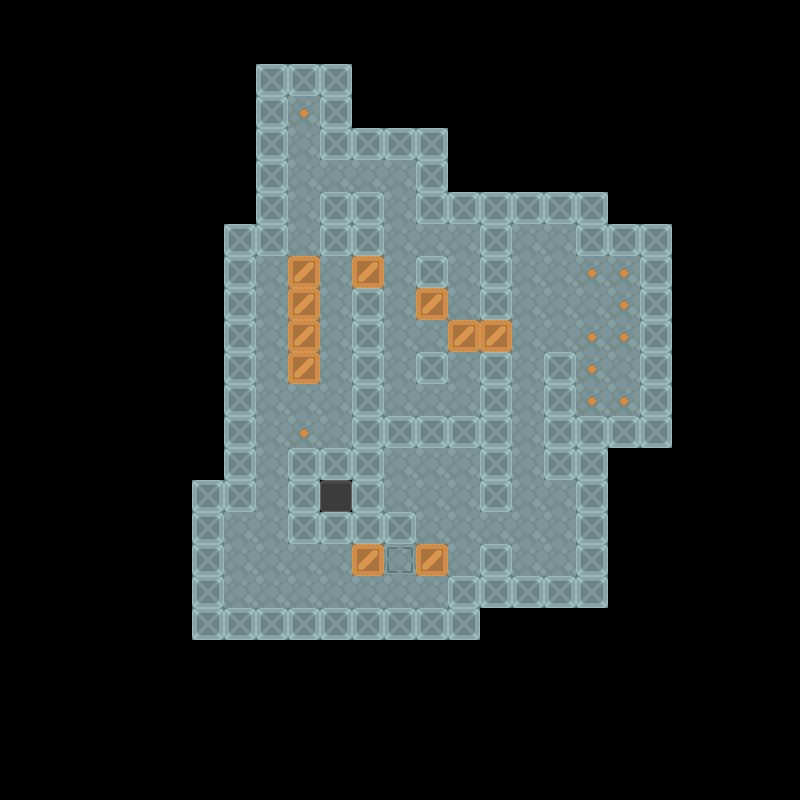

This game map was drawn from its Tiled (.tmx) file and the tilesets committed beside it. A one-line description and the trimmed map source follow:
An orthogonal 25x25 tile map with 32x32 px tiles, 5 tile layers (background, goals, walls, boxes, ...).

<map version="1.4" tiledversion="1.4.1" orientation="orthogonal" renderorder="right-down" width="25" height="25" tilewidth="32" tileheight="32" infinite="0" nextlayerid="6" nextobjectid="1">
 <tileset firstgid="1" name="sokoban_tilesheet" tilewidth="32" tileheight="32" tilecount="104" columns="13">
  <image source="../images/Tilesheet/sokoban_tilesheet.png" width="416" height="256" />
 </tileset>
 <layer id="3" name="background" width="25" height="25">
  <data>[625 cells, 200 non-empty, 2 distinct tile ids]</data>
 </layer>
 <layer id="2" name="goals" width="25" height="25">
  <data>[625 cells, 10 non-empty, 1 distinct tile ids]</data>
 </layer>
 <layer id="1" name="walls" width="25" height="25">
  <data>[625 cells, 98 non-empty, 1 distinct tile ids]</data>
 </layer>
 <layer id="4" name="boxes" width="25" height="25">
  <data>[625 cells, 10 non-empty, 1 distinct tile ids]</data>
 </layer>
 <layer id="5" name="player-start" width="25" height="25">
  <data>[625 cells, 1 non-empty, 1 distinct tile ids]</data>
 </layer>
</map>
